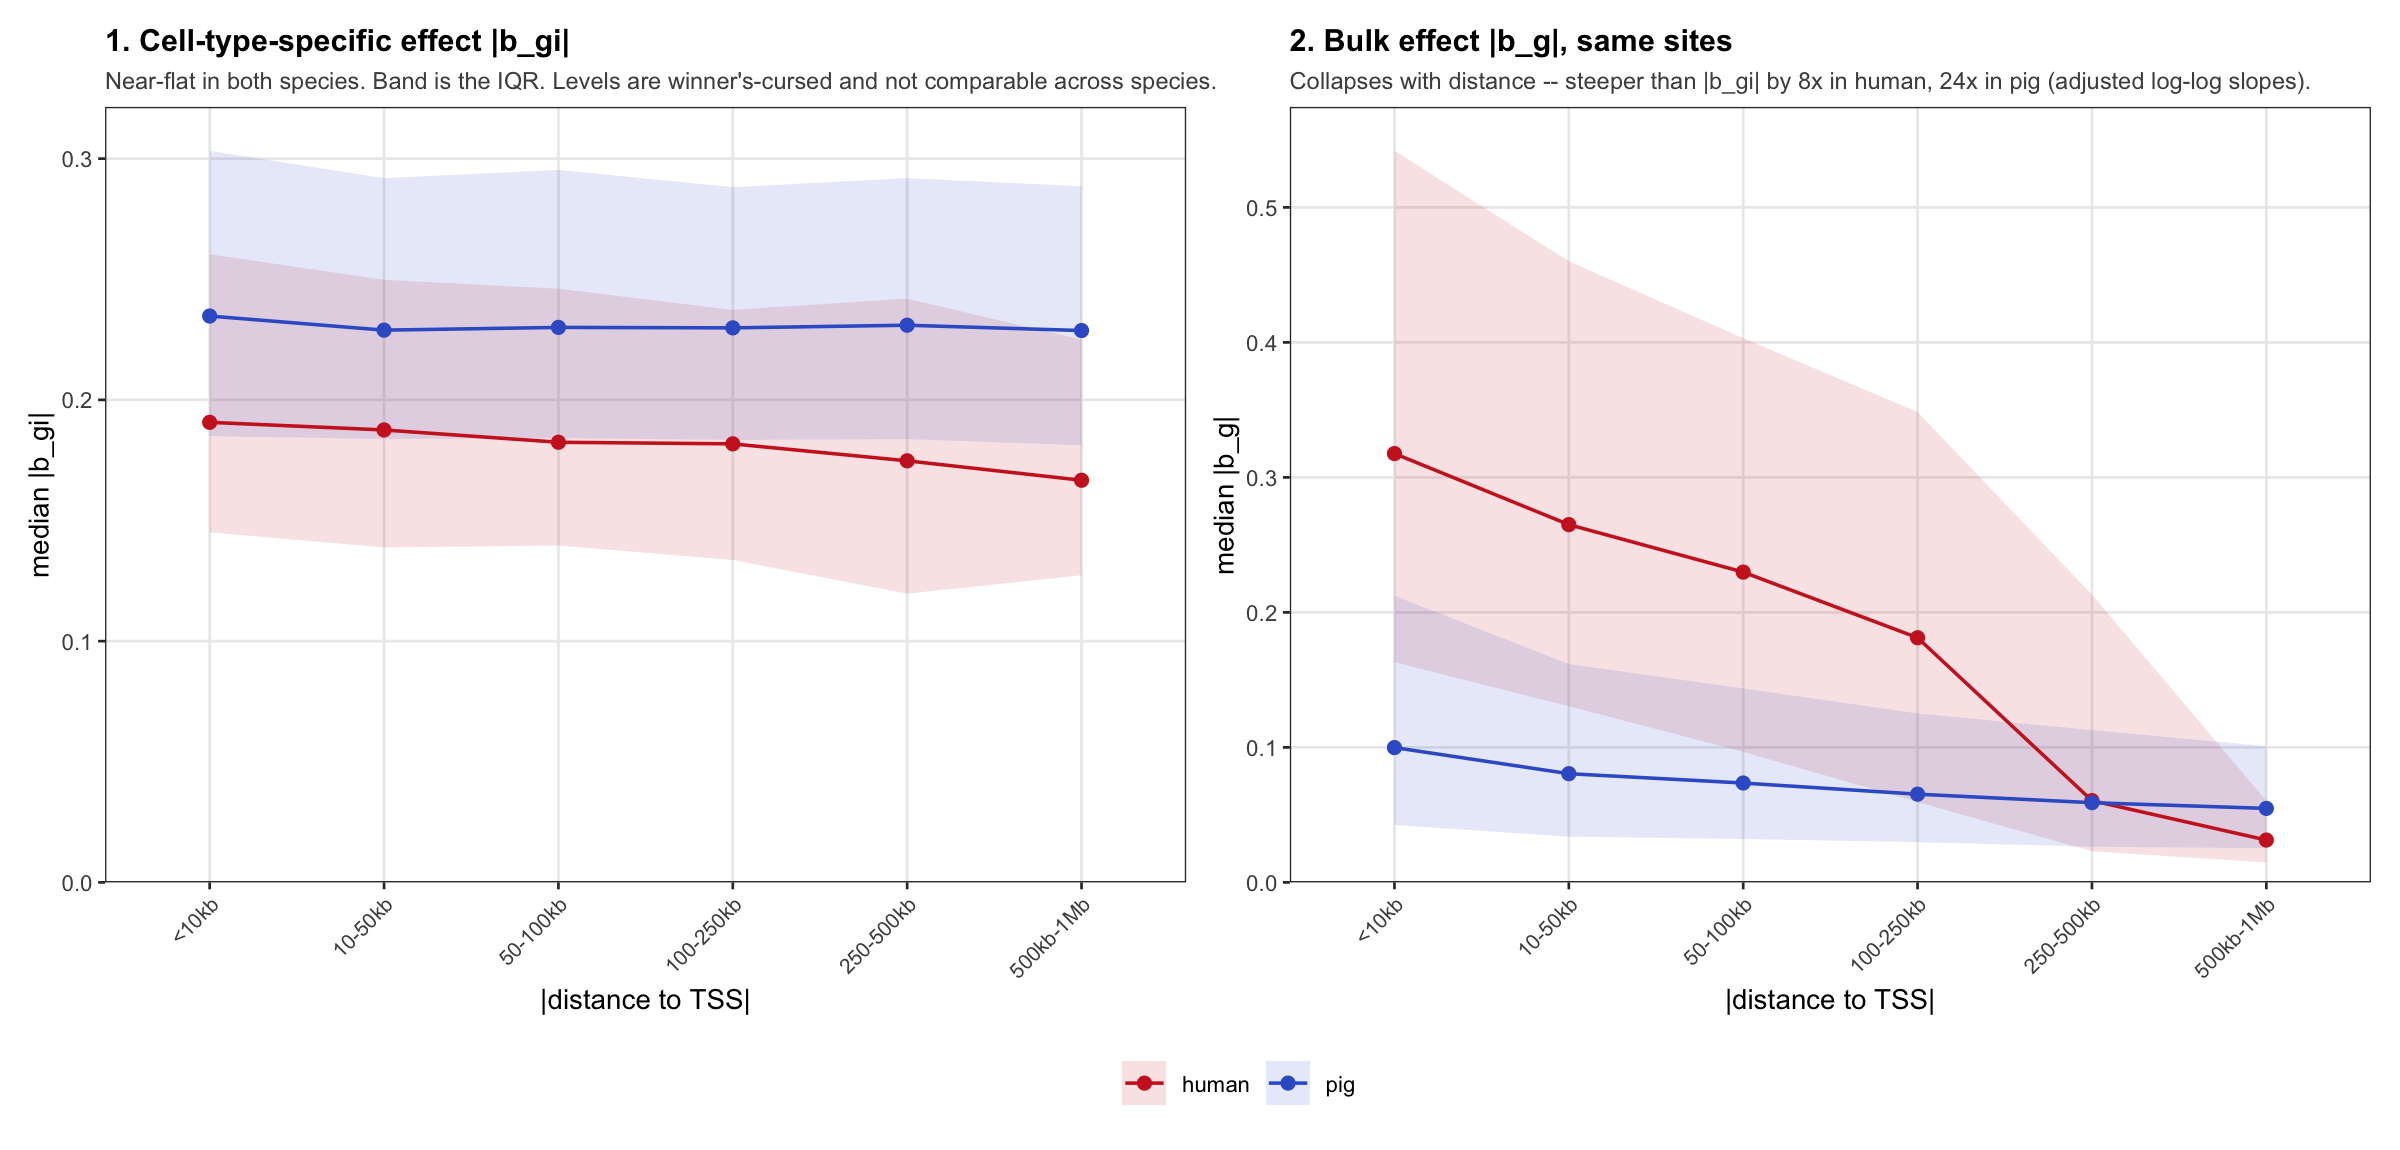

Generate this figure with R:
#!/usr/bin/env Rscript
# =============================================================================
# ieqtl_effect_size_tss.R
#
# WHY THIS FILE EXISTS
# --------------------
# ieqtl_bulk_detectability.R showed that the RATE at which an ieQTL is also
# detectable in bulk tissue collapses with distance to the TSS, in both species
# (human 82.7% -> 5.0%, pig 28.0% -> 5.1%). This script asks the obvious
# follow-up: is that because the cell-type-specific effect itself gets weaker
# with distance?
#
#   For each species, how does |b_gi| relate to |TSS distance|, among
#   significant sites only?
#
# It is not. |b_gi| is close to flat with distance in both species, while the
# bulk effect |b_g| at the very same sites falls off a cliff. Distal ieQTLs are
# not weaker cell-type modifiers -- they are just no longer visible in bulk.
#
# WHAT b_gi IS
#   The model is expression ~ g + i + g:i + covariates. b_gi is the interaction
#   coefficient: how much the per-allele genotype effect changes per unit of the
#   (inverse-normal transformed) cell-type score. It is the cell-type-specific
#   effect, and the quantity pval_gi tests. b_g, by contrast, is the effect at
#   i = 0, i.e. at average cell composition -- the bulk effect.
#
# THE SELECTION PROBLEM, WHICH LIMITS HOW FAR THIS CAN BE PUSHED
# --------------------------------------------------------------
# These are top-association-per-gene files restricted to significant sites, so
# every |b_gi| here is winner's-cursed: median |b_gi|/SE is 5.9 (human) and 5.0
# (pig), which is deep in the selected regime. Two consequences:
#
#   * The LEVEL of |b_gi| is inflated, and inflated more at smaller sample size.
#     Pig's median |b_gi| (0.230) exceeding human's (0.185) is therefore not
#     evidence that pig ieQTLs are stronger. Do not compare levels ACROSS
#     species; only trends WITHIN a species.
#   * The spread is compressed against the detection floor, so a true
#     relationship would look flatter here than it is.
#
# The trend across distance bins is still readable because the floor itself does
# not move with distance: median b_gi_se is 0.029-0.032 across every human bin
# and 0.045-0.046 across every pig bin. The script re-checks that at runtime.
#
# ONE CONFOUNDER WORTH KNOWING
# ---------------------------
# tests_emt (the eigenMT burden, which sets each gene's significance threshold)
# correlates weakly with distance: human rho = -0.109, pig rho = +0.035. In
# human, genes whose top hit is distant face a slightly LOWER burden, hence an
# easier threshold, hence a slightly smaller detectable |b_gi| -- which pushes in
# the same direction as the observed human decline. The human slope should be
# read as a mild upper bound on the true decline, not a point estimate.
#
# INPUT   ieqtl_bulk_detectability.tsv.gz  (from ieqtl_bulk_detectability.R)
# OUTPUT  ieqtl_effect_size_tss.tsv        per-bin medians and slopes
#         ieqtl_effect_size_tss.png        two-panel figure
#
# USAGE
#   Rscript ieqtl_effect_size_tss.R [output_dir]
# =============================================================================

suppressPackageStartupMessages({
    library(data.table)
    library(ggplot2)
    library(patchwork)
})

options(width = 190)
hr <- function() cat(strrep("-", 104), "\n")

script_dir <- function() {
    ca  <- commandArgs(trailingOnly = FALSE)
    hit <- grep("^--file=", ca, value = TRUE)
    if (length(hit) == 0) return(normalizePath("."))
    normalizePath(dirname(sub("^--file=", "", hit[1])))
}
args   <- commandArgs(trailingOnly = TRUE)
HERE   <- script_dir()
OUTDIR <- if (length(args) >= 1) normalizePath(args[1], mustWork = TRUE) else HERE

IN_GENES <- file.path(HERE, "ieqtl_bulk_detectability.tsv.gz")
OUT_TSV  <- file.path(OUTDIR, "ieqtl_effect_size_tss.tsv")
OUT_PNG  <- file.path(OUTDIR, "ieqtl_effect_size_tss.png")

if (!file.exists(IN_GENES))
    stop("run ieqtl_bulk_detectability.R first -- missing ", IN_GENES, call. = FALSE)

MAF_FLOOR  <- 0.10      # harmonized frequency range (pig was mapped at 0.10)
TSS_LEVELS <- c("<10kb", "10-50kb", "50-100kb", "100-250kb", "250-500kb", "500kb-1Mb")
COL        <- c(human = "firebrick3", pig = "royalblue3")

d <- fread(cmd = sprintf("gzcat %s", shQuote(IN_GENES)), showProgress = FALSE)
d <- d[maf >= MAF_FLOOR]
d[, `:=`(abs_bgi = abs(b_gi), abs_bg = abs(b_g),
         species = factor(species, levels = c("human", "pig")),
         tss_bin = factor(tss_bin, levels = TSS_LEVELS))]

stopifnot(nrow(d) > 0, !anyNA(d$tss_bin), all(d$is_ieqtl))

# ---- per-bin summary --------------------------------------------------------

bins <- d[, .(n          = .N,
              med_bgi    = median(abs_bgi),
              q1_bgi     = quantile(abs_bgi, .25),
              q3_bgi     = quantile(abs_bgi, .75),
              med_bg     = median(abs_bg),
              q1_bg      = quantile(abs_bg, .25),
              q3_bg      = quantile(abs_bg, .75),
              med_se_gi  = median(b_gi_se),
              med_maf    = median(maf)),
          by = .(species, tss_bin)][order(species, tss_bin)]
bins[, `:=`(rel_bgi = med_bgi / med_bgi[1], rel_bg = med_bg / med_bg[1]), by = species]

# ---- slopes -----------------------------------------------------------------
# log-log, so the slope is an elasticity: proportional change in |effect| per
# tenfold increase in distance. Adjusted models carry MAF and sample size
# because both set the detection floor, and MAF itself declines with distance
# among human hits (0.323 -> 0.230), which masks part of the trend.

slope_of <- function(x, form) {
    m  <- lm(form, data = x)
    cf <- coef(summary(m)); ci <- confint(m)
    k  <- grep("log10\\(abs_tss_dist\\)", rownames(cf))[1]
    data.table(term = deparse(form[[2]]), model = deparse(form[[3]]),
               slope = cf[k, 1], ci_lo = ci[k, 1], ci_hi = ci[k, 2],
               p_value = cf[k, 4], n = nrow(x))
}

forms <- list(
    log(abs_bgi) ~ log10(abs_tss_dist),
    log(abs_bgi) ~ log10(abs_tss_dist) + maf + log10(n_samples),
    log(abs_bg)  ~ log10(abs_tss_dist),
    log(abs_bg)  ~ log10(abs_tss_dist) + maf + log10(n_samples)
)
slopes <- rbindlist(lapply(levels(d$species), function(s)
    rbindlist(lapply(forms, function(f) cbind(species = s, slope_of(d[species == s], f))))))

# Spearman, distribution-free, as a check that the log-log fit is not doing the work
spear <- rbindlist(lapply(levels(d$species), function(s) {
    x  <- d[species == s]
    ct <- suppressWarnings(cor.test(x$abs_bgi, x$abs_tss_dist, method = "spearman"))
    data.table(species = s, rho = unname(ct$estimate), p_value = ct$p.value, n = nrow(x))
}))

# Detection floor: if b_gi_se trended with distance, a flat |b_gi| could be an
# artifact of the threshold moving rather than a real result.
floor_chk <- rbindlist(lapply(levels(d$species), function(s) {
    m <- lm(log(b_gi_se) ~ log10(abs_tss_dist), data = d[species == s])
    cf <- coef(summary(m))
    data.table(species = s, se_slope = cf[2, 1], p_value = cf[2, 4])
}))

fwrite(bins, OUT_TSV, sep = "\t", quote = FALSE, na = "NA")

# ---- figure -----------------------------------------------------------------

THEME <- theme_bw(base_size = 10) +
    theme(panel.grid.minor = element_blank(),
          strip.background = element_rect(fill = "grey92", colour = NA),
          plot.title       = element_text(face = "bold", size = 11),
          plot.subtitle    = element_text(size = 8.5, colour = "grey30"),
          legend.position  = "bottom", legend.title = element_blank(),
          axis.text.x      = element_text(angle = 45, hjust = 1, size = 7.5))

panel <- function(med, q1, q3, title, subtitle, ylab) {
    ggplot(bins, aes(tss_bin, .data[[med]], colour = species, group = species)) +
        geom_ribbon(aes(ymin = .data[[q1]], ymax = .data[[q3]], fill = species),
                    alpha = 0.13, colour = NA) +
        geom_line(linewidth = 0.6) +
        geom_point(size = 1.9) +
        scale_colour_manual(values = COL) + scale_fill_manual(values = COL) +
        scale_y_continuous(limits = c(0, NA), expand = expansion(mult = c(0, 0.06))) +
        labs(title = title, subtitle = subtitle, x = "|distance to TSS|", y = ylab) +
        THEME
}

p1 <- panel("med_bgi", "q1_bgi", "q3_bgi",
            "1. Cell-type-specific effect |b_gi|",
            "Near-flat in both species. Band is the IQR. Levels are winner's-cursed and not comparable across species.",
            "median |b_gi|")
# Compute the steepness ratio rather than hardcoding it, so the subtitle cannot
# drift from the numbers. Uses the adjusted slopes, which are the ones the
# report leads with.
adj   <- slopes[grepl("maf", model)]
ratio <- adj[term == "log(abs_bg)", .(species, bg = slope)][
             adj[term == "log(abs_bgi)", .(species, bgi = slope)], on = "species"][
             , .(species, r = bg / bgi)]
ratio_txt <- paste(sprintf("%.0fx in %s", ratio$r, ratio$species), collapse = ", ")

p2 <- panel("med_bg", "q1_bg", "q3_bg",
            "2. Bulk effect |b_g|, same sites",
            sprintf("Collapses with distance -- steeper than |b_gi| by %s (adjusted log-log slopes).",
                    ratio_txt),
            "median |b_g|")

fig <- p1 + p2 + plot_layout(guides = "collect") &
    theme(legend.position = "bottom")

png(OUT_PNG, width = 2400, height = 1150, res = 200)
print(fig)
invisible(dev.off())

# ---- report -----------------------------------------------------------------

cat("\n"); hr()
cat("|b_gi| AND |b_g| BY |TSS DISTANCE|   significant protein-coding ieGenes, MAF >= 0.10\n"); hr()
print(bins[, .(species, tss_bin, n,
               `med |b_gi|` = sprintf("%.3f", med_bgi),
               `rel`        = sprintf("%3.0f%%", 100 * rel_bgi),
               `med |b_g|`  = sprintf("%.3f", med_bg),
               `rel `       = sprintf("%3.0f%%", 100 * rel_bg),
               `med SE_gi`  = sprintf("%.3f", med_se_gi),
               `med MAF`    = sprintf("%.3f", med_maf))])

cat("\n"); hr(); cat("SPEARMAN  |b_gi| vs |TSS distance|\n"); hr()
print(spear[, .(species, rho = sprintf("%+.4f", rho),
                p = format.pval(p_value, digits = 3), n)])

cat("\n"); hr()
cat("LOG-LOG SLOPES  (proportional change in |effect| per 10x distance)\n"); hr()
print(slopes[, .(species, effect = sub("^log\\((.*)\\)$", "\\1", term),
                 adjusted = ifelse(grepl("maf", model), "yes", "no"),
                 slope = sprintf("%+.4f", slope),
                 ci    = sprintf("[%+.4f, %+.4f]", ci_lo, ci_hi),
                 p     = format.pval(p_value, digits = 3))])

cat("\n"); hr(); cat("DETECTION-FLOOR CHECK  log(b_gi_se) ~ log10(distance)\n"); hr()
print(floor_chk[, .(species, se_slope = sprintf("%+.4f", se_slope),
                    p = format.pval(p_value, digits = 3))])
cat("\n  A flat SE means the significance floor does not move with distance, so\n",
    " the |b_gi| trend is not an artifact of the threshold shifting.\n", sep = "")

cat("\n"); hr(); cat("WROTE\n"); hr()
for (p in c(OUT_TSV, OUT_PNG))
    cat(sprintf("  %-40s %s\n", basename(p),
                format(structure(file.size(p), class = "object_size"), units = "auto")))
cat("\n")
